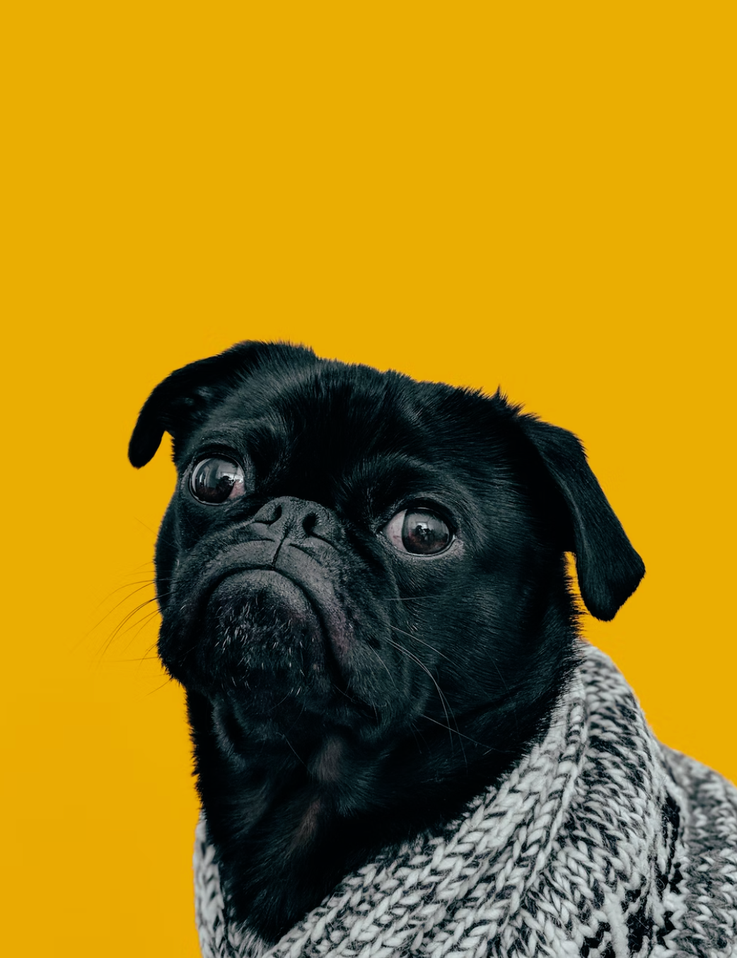
#> input picture samples/dog.png, 737 x 958 px, shrunk from 1042 x 1354 before the run, found by its file name
$ python rgb2gs.py
#> lines starting #> are read from the running program, lines starting #| are printed output that depends on the picture
### src/load_image.py
from matplotlib import image, pyplot

__all__ = [
    'load_image',
    'show_image',
    'img_shape',
]


def load_image(src: str):
    """
    Loads an array-based image using MATPLOTLIB
    """
    img = image.imread(src)
#> img is the input picture: shape (958, 737, 4) float32; mean R, G, B, A 0.624, 0.498, 0.0952, 1
    return img


# [13 lines left out: functions show_image, img_shape, not called in this run]

### src/rgb2gs.py
import os.path

import numpy as np
from matplotlib import pyplot

from load_image import *


def rgb2gs(src: str):
    if not os.path.exists(src):
        raise FileNotFoundError()
    img = load_image(src)
    gs = np.dot(img[..., :3], [0.299, 0.587, 0.144])
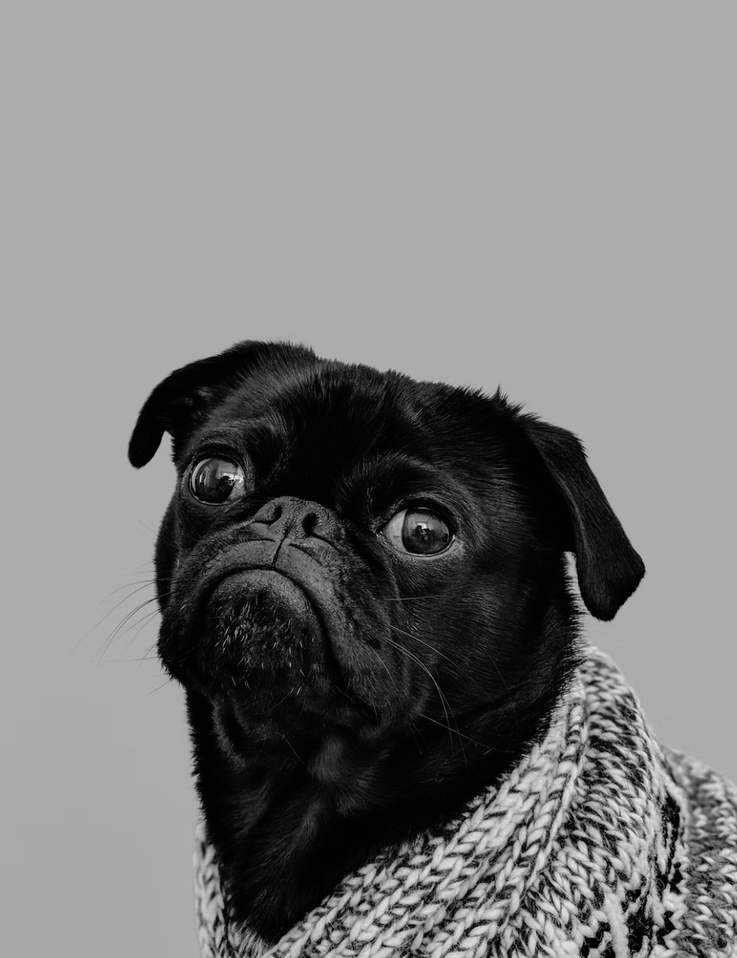
#> gs: shape (958, 737) float64; min 0, max 0.992, mean 0.492
    file, ext = os.path.splitext(src)
    pyplot.imsave(f"{file}_gray" + ext, gs, cmap=pyplot.get_cmap('gray'))
    return True


flag = rgb2gs('/Users/ziv.attias/PycharmProjects/imageprocessor/samples/dog.png')
print('Done') if flag else 'Error'
